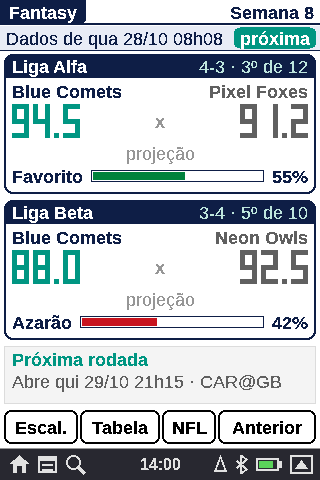
#> input picture preview/1-inicio.png, 320 x 480 px; its folder holds 4 pictures in this run
$ python make_sheets.py
#> lines starting #> are read from the running program, lines starting #| are printed output that depends on the picture
#!/usr/bin/env python3
"""Monta preview/contact-sheet.png (telas do app na moldura do T3) e preview/comparativo-mockup-vs-app.png."""
import os, sys
from PIL import Image, ImageDraw
sys.path.insert(0, os.path.join(os.path.dirname(os.path.abspath(__file__)), "hostsim"))
import palmui as mm
R = os.path.join(os.path.dirname(os.path.abspath(__file__)), "..")
P = lambda n: Image.open(f"{R}/preview/{n}.png").convert("RGB")
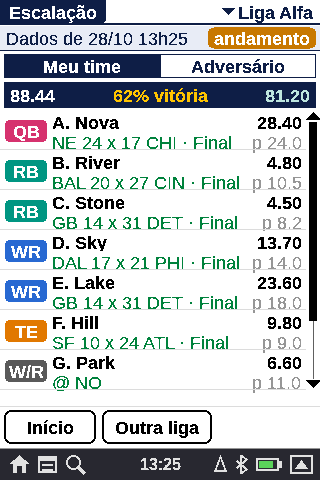
#> input picture preview/2-escalacao-la.png, 320 x 480 px
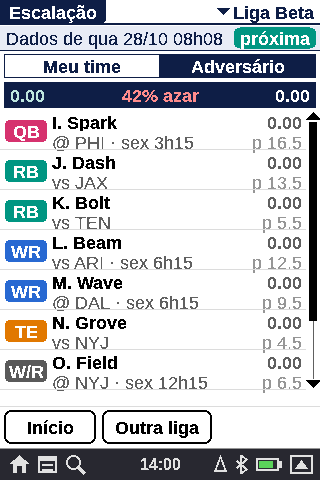
#> input picture preview/2c-escalacao-lb-adversario.png, 320 x 480 px
M = lambda n: Image.open(f"{R}/mockups/v2/{n}.png").convert("RGB")
F = mm.UIB
def sheet(items, title, out, cols):
    devs = [(mm.device(im), lb) for im, lb in items]; dw, dh = devs[0][0].size; gap = 40
    rows = (len(devs) + cols - 1) // cols
    sh = Image.new("RGB", (cols * dw + (cols + 1) * gap, 120 + rows * (dh + 110)), (24, 24, 28)); d = ImageDraw.Draw(sh)
    d.text((gap, 30), title, font=F(38), fill=(255, 255, 255))
    for i, (dv, lb) in enumerate(devs):
        x = gap + (i % cols) * (dw + gap); y = 110 + (i // cols) * (dh + 110)
        sh.paste(dv, (x, y), dv)
        d.text((x + dw // 2, y + dh + 45), lb, font=F(30), fill=(255, 110, 110) if "SIMUL" in lb or "mockup" in lb else (80, 220, 200), anchor="mm")
    sh.save(out); print(out, sh.size)
telas = [("1-inicio", "1 · Início (próxima)"), ("2-escalacao-la", "2 · Escalação LA"), ("2c-escalacao-lb-adversario", "2 · LB adversário"),
         ("3-tabela-la", "3 · Tabela LA"), ("3c-tabela-lb-rolada", "3 · Tabela LB (rolada)"), ("4-jogos-nfl", "4 · Jogos NFL"),
         ("6b-sobre-os-dados", "5 · Sobre os dados"), ("7-anterior", "6 · Anterior (histórico)"),
         ("7b-anterior-sem5", "6 · Anterior Sem 5"), ("5-inicio-320x320", "Início 320×320"),
         ("7c-anterior-320x320", "Anterior 320×320"), ("6-sem-dados", "Sem dados")]
#> (the run stopped early here; a loop or call above may not have finished)
